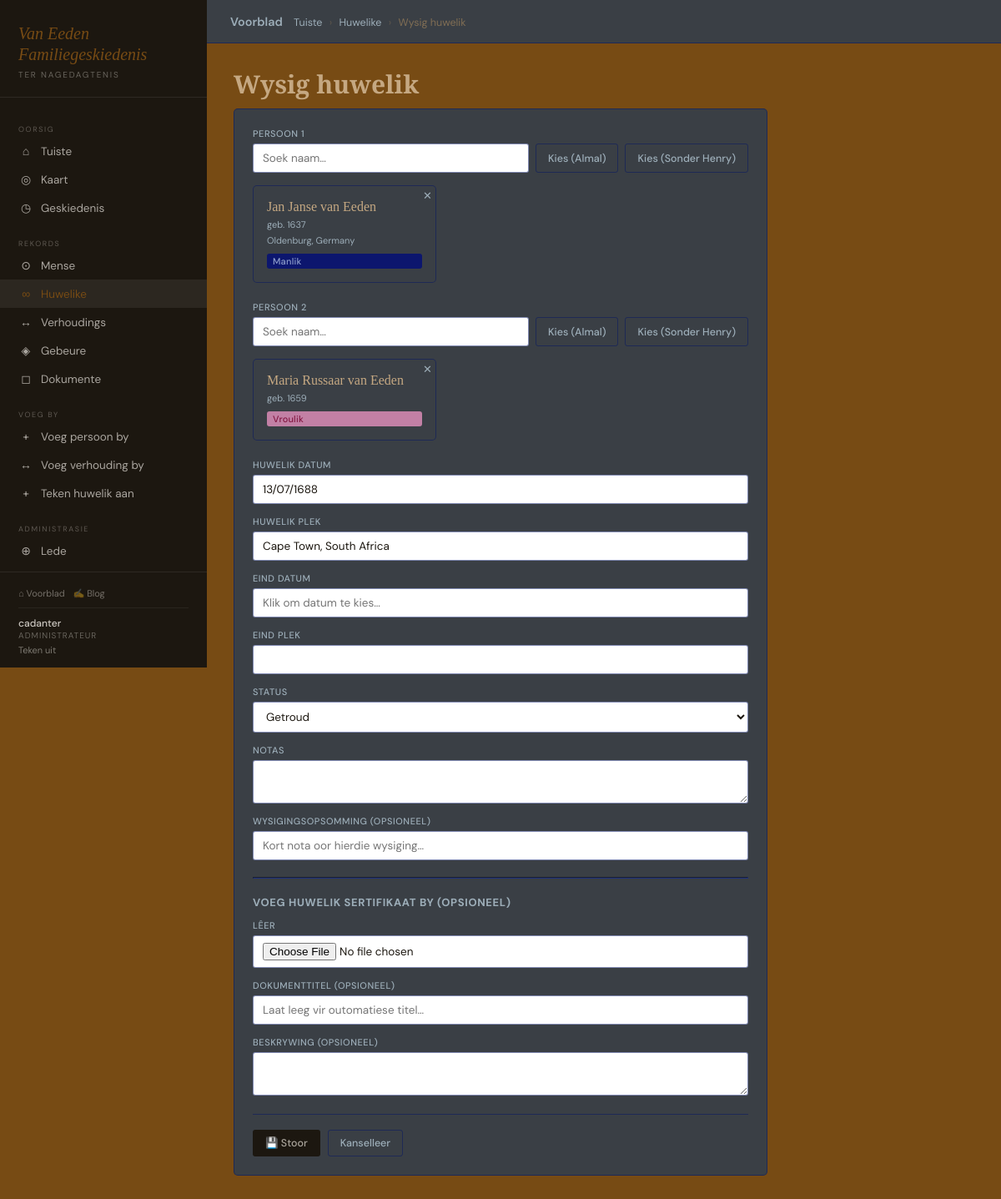
The app's page /argief/huwelike/130/wysig/ (signed in) with its own data.
### genealogy/models.py (models this page shows, shortened)
class UserProfile(models.Model):
    ROLE_CHOICES = [
        ('pending', 'Hangende Beoordeling'),
        ('viewer',  'Kyker'),
        ('trusted', 'Vertroude Lid'),
        ('admin',   'Administrateur'),
    ]
    user        = models.OneToOneField(User, on_delete=models.CASCADE, related_name='profile')
    role        = models.CharField(max_length=10, choices=ROLE_CHOICES, default='pending')
    bio         = models.TextField(blank=True)
    joined      = models.DateTimeField(auto_now_add=True)
    approved_by = models.ForeignKey(User, on_delete=models.SET_NULL, null=True, blank=True,
                    related_name='approved_profiles')
    approved_at = models.DateTimeField(null=True, blank=True)
    @property
    def is_admin(self):   return self.role == 'admin'
    @property
    def can_edit(self):   return self.role in ('trusted', 'admin')

class Marriage(models.Model):
    STATUS_CHOICES = [
        ('married','Getroud'),
        ('divorced','Geskei'),
        ('widowed','Nagelaat'),
        ('separated','Vervreemd'),
        ('annulled','Nietig Verklaar'),
    ]
    person1        = models.ForeignKey(Person, on_delete=models.CASCADE, related_name='marriages_as_person1')
    person2        = models.ForeignKey(Person, on_delete=models.CASCADE, related_name='marriages_as_person2')
    marriage_date  = models.CharField(max_length=100, blank=True,
                       help_text='GEDCOM datum, bv. 15 JAN 1920')
    marriage_place = models.CharField(max_length=200, blank=True)
    end_date       = models.CharField(max_length=100, blank=True,
                       help_text='GEDCOM datum')
    end_place      = models.CharField(max_length=200, blank=True)
    status         = models.CharField(max_length=20, choices=STATUS_CHOICES, default='married')
    notes          = models.TextField(blank=True)
    class Meta:
        ordering = ['marriage_date']

class Person(models.Model):
    GENDER_CHOICES = [('M','Manlik'),('F','Vroulik'),('O','Ander'),('U','Onbekend')]
    first_name  = models.CharField(max_length=100)
    middle_name = models.CharField(max_length=100, blank=True)
    last_name   = models.CharField(max_length=100)
    maiden_name = models.CharField(max_length=100, blank=True)
    gender      = models.CharField(max_length=1, choices=GENDER_CHOICES, default='U')
    photo       = models.ImageField(upload_to='people/photos/', blank=True, null=True)
    birth_date  = models.CharField(max_length=100, blank=True,
                    help_text='GEDCOM datum, bv. BEF 15 JAN 1900')
    birth_place = models.CharField(max_length=200, blank=True)
    death_date  = models.CharField(max_length=100, blank=True,
                    help_text='GEDCOM datum, bv. AFT 1950')
    death_place = models.CharField(max_length=200, blank=True)
    is_deceased = models.BooleanField(default=False)
    is_root     = models.BooleanField(default=False, help_text='Stam-ouer van die boom (a1)')
    biography   = models.TextField(blank=True)
    notes       = models.TextField(blank=True)
    created_at  = models.DateTimeField(auto_now_add=True)
    updated_at  = models.DateTimeField(auto_now=True)
    created_by  = models.ForeignKey(User, on_delete=models.SET_NULL, null=True, blank=True,
                    related_name='created_people')
    birth_lat   = models.FloatField(null=True, blank=True)
    birth_lng   = models.FloatField(null=True, blank=True)
    death_lat   = models.FloatField(null=True, blank=True)
    death_lng   = models.FloatField(null=True, blank=True)
    class Meta:
        ordering = ['first_name', 'last_name']
        verbose_name_plural = 'Mense'
    def __str__(self): return self.full_name
    @property
    def full_name(self):
        parts = [self.first_name]
        if self.middle_name: parts.append(self.middle_name)
        parts.append(self.last_name)
        return ' '.join(parts)
    @property
    def birth_year(self):
        from .gedcom_dates import parse_gedcom_date
        p = parse_gedcom_date(self.birth_date)
        return p.get('year') if p else None
    @property
    def death_year(self):
        from .gedcom_dates import parse_gedcom_date
        p = parse_gedcom_date(self.death_date)
        return p.get('year') if p else None

### genealogy/views.py (the view)
# urls.py: path('huwelike/<int:pk>/wysig/',      views.marriage_edit,     name='marriage_edit'),
@login_required
def marriage_edit(request, pk):
    profile  = get_profile(request.user)
    marriage = get_object_or_404(Marriage, pk=pk)
    if not profile.can_edit:
        messages.error(request, 'Slegs vertroude lede kan huwelike wysig.')
        return redirect('genealogy:marriage_detail', pk=pk)
    old = model_to_dict_simple(marriage)
    if request.method == 'POST':
        form = MarriageForm(request.POST, request.FILES, instance=marriage)
        if form.is_valid():
            updated = form.save()
            _create_marriage_document(request, updated)
            record_audit(request.user, 'update', updated,
                diff_dicts(old, model_to_dict_simple(updated)),
                note=request.POST.get('note',''))
            messages.success(request, 'Huwelik opgedateer.')
            return redirect('genealogy:marriage_detail', pk=pk)
    else:
        form = MarriageForm(instance=marriage)
    existing_docs = Document.objects.filter(marriage=marriage)
    from .gedcom_dates import gedcom_to_display
    from .henry import compute_henry_for_tree
    henry_map = {}
    root = Person.objects.filter(is_root=True).first()
    if root:
        henry_map = compute_henry_for_tree(root)
    all_people = Person.objects.all().order_by('first_name', 'last_name')
    no_henry_people = [p for p in all_people if p.pk not in henry_map]
    return render(request, 'genealogy/marriage_form.html',
        {'form': form, 'title': 'Wysig huwelik', 'profile': profile,
        'marriage': marriage,
        'existing_docs': existing_docs,
        'marriage_date_display': gedcom_to_display(marriage.marriage_date),
        'end_date_display':      gedcom_to_display(marriage.end_date),
        'all_people': all_people,
        'no_henry_people': no_henry_people,
        'henry_map': henry_map})

### genealogy/templates/genealogy/marriage_form.html (shortened to what this page needs)
{% extends "genealogy/base.html" %}
{% load static %}
{% block breadcrumb %}
  <a href="{% url 'genealogy:dashboard' %}">Tuiste</a> <span>›</span>
  <a href="{% url 'genealogy:marriage_list' %}">Huwelike</a> <span>›</span> {{ title }}
{% endblock %}
{% block extra_css %}
  <link rel="stylesheet" href="{% static 'genealogy/css/datepicker.css' %}">
{% endblock %}
{% block content %}
<div class="ph"><div><h2>{{ title }}</h2></div></div>
<div class="card" style="max-width:640px;">
  <form method="post" enctype="multipart/form-data">{% csrf_token %}
    <div class="fg" style="margin-bottom:14px;">
      <label>Persoon 1</label>
      <div style="display:flex;gap:8px;margin-bottom:10px;">
        <input type="text" id="person1-search" placeholder="Soek naam…" style="flex:1;" autocomplete="off">
        <button type="button" class="btn btn-secondary" onclick="spOpenSpouse('person1','all')">Kies (Almal)</button>
        <button type="button" class="btn btn-secondary" onclick="spOpenSpouse('person1','no_henry')">Kies (Sonder Henry)</button>
      </div>
      <div id="person1-selected" style="margin-bottom:8px;">
        {% if marriage.person1 %}
        <div class="pcard" style="min-width:140px;max-width:220px;cursor:default;position:relative;">
          <div class="pcard-name">{{ marriage.person1.full_name }}</div>
          <div class="pcard-dates" style="font-size:11px;">
            {% if marriage.person1.birth_date %}geb. {{ marriage.person1.birth_year }}{% endif %}
          </div>
          {% if marriage.person1.birth_place %}<div style="font-size:11px;color:var(--muted);">{{ marriage.person1.birth_place }}</div>{% endif %}
          <span class="badge badge-{% if marriage.person1.gender == 'M' %}male{% elif marriage.person1.gender == 'F' %}female{% else %}viewer{% endif %}" style="margin-top:4px;">{{ marriage.person1.get_gender_display }}</span>
          <button type="button" onclick="spClear('person1')" style="position:absolute;top:4px;right:4px;background:none;border:none;cursor:pointer;font-size:13px;color:var(--muted);">✕</button>
        </div>
        {% endif %}
      </div>
    </div>
    <div class="fg" style="margin-bottom:14px;">
      <label>Persoon 2</label>
      <div style="display:flex;gap:8px;margin-bottom:10px;">
        <input type="text" id="person2-search" placeholder="Soek naam…" style="flex:1;" autocomplete="off">
        <button type="button" class="btn btn-secondary" onclick="spOpenSpouse('person2','all')">Kies (Almal)</button>
        <button type="button" class="btn btn-secondary" onclick="spOpenSpouse('person2','no_henry')">Kies (Sonder Henry)</button>
      </div>
      <div id="person2-selected" style="margin-bottom:8px;">
        {% if marriage.person2 %}
        <div class="pcard" style="min-width:140px;max-width:220px;cursor:default;position:relative;">
          <div class="pcard-name">{{ marriage.person2.full_name }}</div>
          <div class="pcard-dates" style="font-size:11px;">
            {% if marriage.person2.birth_date %}geb. {{ marriage.person2.birth_year }}{% endif %}
          </div>
          <span class="badge badge-{% if marriage.person2.gender == 'M' %}male{% elif marriage.person2.gender == 'F' %}female{% else %}viewer{% endif %}" style="margin-top:4px;">{{ marriage.person2.get_gender_display }}</span>
          <button type="button" onclick="spClear('person2')" style="position:absolute;top:4px;right:4px;background:none;border:none;cursor:pointer;font-size:13px;color:var(--muted);">✕</button>
        </div>
        {% endif %}
      </div>
    </div>
    {% for field in form %}
      {% if field.name == 'person1' or field.name == 'person2' %}
      {% elif field.name == 'marriage_date' or field.name == 'end_date' %}
      <div class="fg" style="margin-bottom:14px;position:relative;">
        <label>{{ field.label }}</label>
        <input type="text" id="{{ field.name }}_display" name="{{ field.name }}_display"
               class="gedcom-date" placeholder="Klik om datum te kies…"
               value="{% if field.name == 'marriage_date' %}{{ marriage_date_display }}{% else %}{{ end_date_display }}{% endif %}">
      </div>
      {% else %}
      <div class="fg" style="margin-bottom:14px;">
        <label>{{ field.label }}</label>{{ field }}
      </div>
      {% endif %}
    {% endfor %}
    <div class="fg" style="margin-bottom:14px;">
      <label>Wysigingsopsomming (opsioneel)</label>
      <input type="text" name="note" placeholder="Kort nota oor hierdie wysiging…">
    </div>
    <div id="marriage-doc-section" style="display:none;">
      <hr style="margin:20px 0;border-color:var(--border);">
      <h4 id="marriage-doc-title" style="margin-bottom:12px;color:var(--muted);font-size:13px;text-transform:uppercase;letter-spacing:.05em;"></h4>
      {% include "genealogy/_doc_upload.html" %}
    </div>
    <div class="form-actions">
      <button type="submit" class="btn btn-primary">💾 Stoor</button>
      <a href="{% url 'genealogy:marriage_list' %}" class="btn btn-secondary">Kanselleer</a>
    </div>
  </form>
</div>
{% endblock %}

### genealogy/templates/genealogy/base.html (shortened to what this page needs)
{% load static %}
<!DOCTYPE html>
<html lang="af">
<head>
  <link rel="stylesheet" href="{% static 'genealogy/css/main.css' %}">
  {% block extra_css %}{% endblock %}
</head>
<body>
<nav class="sidebar" id="sidebar">
  <div class="brand">
    <div class="brand-title">Van Eeden<br>Familiegeskiedenis</div>
    <div class="brand-sub">Ter nagedagtenis</div>
  </div>
  <div class="nav">
    <div class="nav-label">Oorsig</div>
    <a href="{% url 'genealogy:dashboard' %}" class="{% if request.resolver_match.url_name == 'dashboard' %}active{% endif %}">
      <span class="ic">⌂</span> Tuiste
    </a>
    <a href="{% url 'genealogy:map' %}" class="{% if request.resolver_match.url_name == 'map' %}active{% endif %}">
      <span class="ic">◎</span> Kaart
    </a>
    <a href="{% url 'genealogy:audit_log' %}" class="{% if request.resolver_match.url_name == 'audit_log' %}active{% endif %}">
      <span class="ic">◷</span> Geskiedenis
    </a>
    <div class="nav-label">Rekords</div>
    <a href="{% url 'genealogy:person_list' %}" class="{% if 'person' in request.resolver_match.url_name %}active{% endif %}">
      <span class="ic">⊙</span> Mense
    </a>
    <a href="{% url 'genealogy:marriage_list' %}" class="{% if 'marriage' in request.resolver_match.url_name %}active{% endif %}">
      <span class="ic">∞</span> Huwelike
    </a>
    <a href="{% url 'genealogy:relationship_list' %}" class="{% if 'relationship' in request.resolver_match.url_name %}active{% endif %}">
      <span class="ic">↔</span> Verhoudings
    </a>
    <a href="{% url 'genealogy:event_list' %}" class="{% if 'event' in request.resolver_match.url_name %}active{% endif %}">
      <span class="ic">◈</span> Gebeure
    </a>
    <a href="{% url 'genealogy:document_list' %}" class="{% if 'document' in request.resolver_match.url_name %}active{% endif %}">
      <span class="ic">◻</span> Dokumente
    </a>
    {% if user.is_authenticated and profile %}
      {% if profile.can_edit %}
        <div class="nav-label">Voeg by</div>
        <a href="{% url 'genealogy:person_create' %}"><span class="ic">+</span> Voeg persoon by</a>
        <a href="{% url 'genealogy:relationship_create' %}"><span class="ic">↔</span> Voeg verhouding by</a>
        <a href="{% url 'genealogy:marriage_create' %}"><span class="ic">+</span> Teken huwelik aan</a>
      {% elif profile.is_approved %}
        <div class="nav-label">Bydrae</div>
        <a href="{% url 'genealogy:person_create' %}"><span class="ic">+</span> Stel persoon voor</a>
        <a href="{% url 'genealogy:person_list' %}"><span class="ic">✎</span> Stel wysiging voor</a>
      {% endif %}
      {% if profile.is_admin %}
        <div class="nav-label">Administrasie</div>
        <a href="{% url 'genealogy:members_list' %}" class="{% if request.resolver_match.url_name == 'members_list' %}active{% endif %}">
          <span class="ic">⊕</span> Lede
        </a>
        <a href="{% url 'genealogy:pending_edits' %}" class="{% if request.resolver_match.url_name == 'pending_edits' %}active{% endif %}">
        </a>
      {% endif %}
    {% endif %}
  </div>
  <div class="sidebar-user">
    <div style="margin-bottom:10px;padding-bottom:10px;border-bottom:1px solid rgba(255,255,255,.06);display:flex;gap:10px;">
      <a href="/" style="color:rgba(247,243,236,.4);font-size:11px;text-decoration:none;">⌂ Voorblad</a>
      <a href="{% url 'blog:post_list' %}" style="color:rgba(247,243,236,.4);font-size:11px;text-decoration:none;">✍ Blog</a>
    </div>
    {% if user.is_authenticated %}
      <div class="uname">{{ user.get_full_name|default:user.username }}</div>
      {% if profile %}<div class="urole">{{ profile.get_role_display }}</div>{% endif %}
      <a href="{% url 'genealogy:logout' %}">Teken uit</a>
    {% else %}
      <a href="{% url 'genealogy:login' %}" style="color:rgba(247,243,236,.6)">Teken in</a>
      &nbsp;·&nbsp;
      <a href="{% url 'genealogy:register' %}" style="color:rgba(247,243,236,.6)">Registreer</a>
    {% endif %}
  </div>
</nav>
<div class="main">
  <div class="topbar">
    <div class="breadcrumb">
      <a href="/" style="color: var(--muted); font-weight: 600; font-size: 0.9rem; padding-right: 10px;">Voorblad</a>
      {% block breadcrumb %}<a href="{% url 'genealogy:dashboard' %}">Tuiste</a>{% endblock %}
    </div>
  </div>
  <div class="content">
    {% block content %}{% endblock %}
  </div>
</div>
</body>
</html>

### records on screen
UserProfile: role "ADMINISTRATEUR"
Marriage: person1.full_name "Jan Janse van Eeden", person1.birth_year "1637", person1.birth_place "Oldenburg, Germany", person1.gender "Manlik", person2.full_name "Maria Russaar van Eeden", person2.birth_year "1659", person2.gender "Vroulik", form "Cape Town, South Africa" "Getroud"

### other values on screen
{{ user.get_full_name|default:user.username }} "cadanter"
{{ title }} "Wysig huwelik"
{{ field.label }} "HUWELIK DATUM" "EIND DATUM"
{{ field.label }} "HUWELIK PLEK" "EIND PLEK" "STATUS" "NOTAS"
